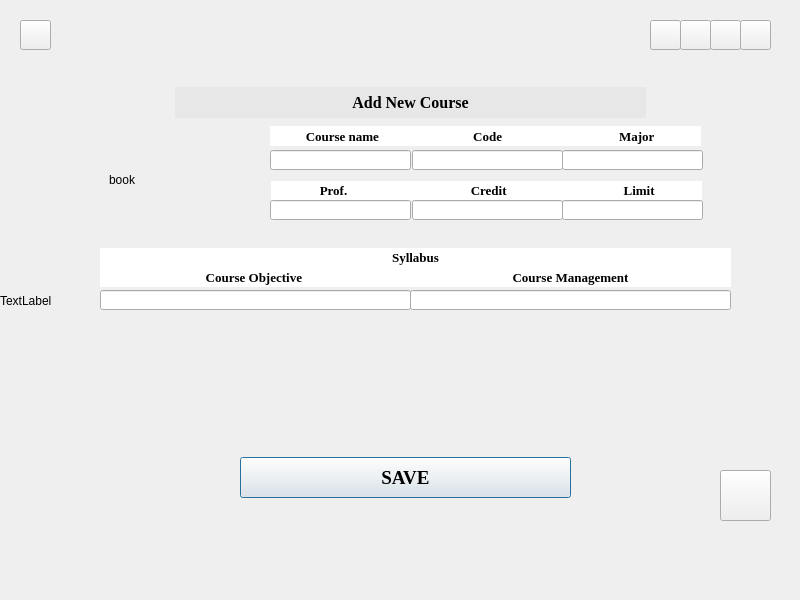
<?xml version="1.0" encoding="UTF-8"?>
<ui version="4.0">
 <class>course3</class>
 <widget class="QDialog" name="course3">
  <property name="geometry">
   <rect>
    <x>0</x>
    <y>0</y>
    <width>800</width>
    <height>600</height>
   </rect>
  </property>
  <property name="windowTitle">
   <string>Dialog</string>
  </property>
  <widget class="QLabel" name="course3_title">
   <property name="geometry">
    <rect>
     <x>175</x>
     <y>87</y>
     <width>471</width>
     <height>31</height>
    </rect>
   </property>
   <property name="font">
    <font>
     <family>Times New Roman</family>
     <pointsize>15</pointsize>
     <weight>75</weight>
     <bold>true</bold>
     <strikeout>false</strikeout>
    </font>
   </property>
   <property name="cursor">
    <cursorShape>ArrowCursor</cursorShape>
   </property>
   <property name="styleSheet">
    <string notr="true">background-color:rgb(231, 231, 231)</string>
   </property>
   <property name="text">
    <string>&lt;html&gt;&lt;head/&gt;&lt;body&gt;&lt;p align=&quot;center&quot;&gt;&lt;span style=&quot; font-size:12pt;&quot;&gt;Add New Course&lt;/span&gt;&lt;/p&gt;&lt;/body&gt;&lt;/html&gt;</string>
   </property>
  </widget>
  <widget class="QPushButton" name="pushButton">
   <property name="geometry">
    <rect>
     <x>240</x>
     <y>457</y>
     <width>331</width>
     <height>41</height>
    </rect>
   </property>
   <property name="font">
    <font>
     <family>Times New Roman</family>
     <pointsize>14</pointsize>
     <weight>75</weight>
     <bold>true</bold>
    </font>
   </property>
   <property name="text">
    <string>SAVE</string>
   </property>
  </widget>
  <widget class="QLabel" name="book">
   <property name="geometry">
    <rect>
     <x>109</x>
     <y>120</y>
     <width>120</width>
     <height>120</height>
    </rect>
   </property>
   <property name="text">
    <string>book</string>
   </property>
  </widget>
  <widget class="QLabel" name="label">
   <property name="geometry">
    <rect>
     <x>270</x>
     <y>126</y>
     <width>431</width>
     <height>20</height>
    </rect>
   </property>
   <property name="font">
    <font>
     <family>Times New Roman</family>
     <pointsize>10</pointsize>
     <weight>75</weight>
     <bold>true</bold>
    </font>
   </property>
   <property name="styleSheet">
    <string notr="true">background-color: rgb(255, 255, 255);</string>
   </property>
   <property name="text">
    <string>           Course name                             Code                                    Major          </string>
   </property>
  </widget>
  <widget class="QLabel" name="label_2">
   <property name="geometry">
    <rect>
     <x>271</x>
     <y>181</y>
     <width>431</width>
     <height>19</height>
    </rect>
   </property>
   <property name="font">
    <font>
     <family>Times New Roman</family>
     <pointsize>10</pointsize>
     <weight>75</weight>
     <bold>true</bold>
    </font>
   </property>
   <property name="styleSheet">
    <string notr="true">background-color: rgb(255, 255, 255);</string>
   </property>
   <property name="text">
    <string>               Prof.                                      Credit                                    Limit</string>
   </property>
  </widget>
  <widget class="QLabel" name="label_3">
   <property name="geometry">
    <rect>
     <x>100</x>
     <y>248</y>
     <width>631</width>
     <height>19</height>
    </rect>
   </property>
   <property name="font">
    <font>
     <family>Times New Roman</family>
     <pointsize>10</pointsize>
     <weight>75</weight>
     <bold>true</bold>
    </font>
   </property>
   <property name="styleSheet">
    <string notr="true">background-color: rgb(255, 255, 255);</string>
   </property>
   <property name="text">
    <string>Syllabus</string>
   </property>
   <property name="alignment">
    <set>Qt::AlignCenter</set>
   </property>
  </widget>
  <widget class="QLabel" name="label_4">
   <property name="geometry">
    <rect>
     <x>100</x>
     <y>267</y>
     <width>311</width>
     <height>20</height>
    </rect>
   </property>
   <property name="font">
    <font>
     <family>Times New Roman</family>
     <pointsize>10</pointsize>
     <weight>75</weight>
     <bold>true</bold>
    </font>
   </property>
   <property name="styleSheet">
    <string notr="true">background-color: rgb(255, 255, 255);</string>
   </property>
   <property name="text">
    <string>Course Objective </string>
   </property>
   <property name="alignment">
    <set>Qt::AlignCenter</set>
   </property>
  </widget>
  <widget class="QLabel" name="label_5">
   <property name="geometry">
    <rect>
     <x>410</x>
     <y>267</y>
     <width>321</width>
     <height>20</height>
    </rect>
   </property>
   <property name="font">
    <font>
     <family>Times New Roman</family>
     <pointsize>10</pointsize>
     <weight>75</weight>
     <bold>true</bold>
    </font>
   </property>
   <property name="styleSheet">
    <string notr="true">background-color: rgb(255, 255, 255);</string>
   </property>
   <property name="text">
    <string>Course Management</string>
   </property>
   <property name="alignment">
    <set>Qt::AlignCenter</set>
   </property>
  </widget>
  <widget class="QPushButton" name="course">
   <property name="geometry">
    <rect>
     <x>650</x>
     <y>20</y>
     <width>31</width>
     <height>30</height>
    </rect>
   </property>
   <property name="text">
    <string/>
   </property>
  </widget>
  <widget class="QPushButton" name="stu">
   <property name="geometry">
    <rect>
     <x>710</x>
     <y>20</y>
     <width>31</width>
     <height>30</height>
    </rect>
   </property>
   <property name="text">
    <string/>
   </property>
  </widget>
  <widget class="QPushButton" name="back_pushbutton">
   <property name="geometry">
    <rect>
     <x>720</x>
     <y>470</y>
     <width>51</width>
     <height>51</height>
    </rect>
   </property>
   <property name="text">
    <string/>
   </property>
  </widget>
  <widget class="QPushButton" name="home">
   <property name="geometry">
    <rect>
     <x>20</x>
     <y>20</y>
     <width>31</width>
     <height>30</height>
    </rect>
   </property>
   <property name="text">
    <string/>
   </property>
  </widget>
  <widget class="QPushButton" name="student_plus">
   <property name="geometry">
    <rect>
     <x>740</x>
     <y>20</y>
     <width>31</width>
     <height>30</height>
    </rect>
   </property>
   <property name="text">
    <string/>
   </property>
  </widget>
  <widget class="QPushButton" name="course_plus">
   <property name="geometry">
    <rect>
     <x>680</x>
     <y>20</y>
     <width>31</width>
     <height>30</height>
    </rect>
   </property>
   <property name="text">
    <string/>
   </property>
  </widget>
  <widget class="QLabel" name="back_label">
   <property name="geometry">
    <rect>
     <x>0</x>
     <y>0</y>
     <width>801</width>
     <height>601</height>
    </rect>
   </property>
   <property name="text">
    <string>TextLabel</string>
   </property>
  </widget>
  <widget class="QLineEdit" name="lineEdit">
   <property name="geometry">
    <rect>
     <x>270</x>
     <y>150</y>
     <width>141</width>
     <height>20</height>
    </rect>
   </property>
  </widget>
  <widget class="QLineEdit" name="lineEdit_2">
   <property name="geometry">
    <rect>
     <x>412</x>
     <y>150</y>
     <width>151</width>
     <height>20</height>
    </rect>
   </property>
  </widget>
  <widget class="QLineEdit" name="lineEdit_3">
   <property name="geometry">
    <rect>
     <x>270</x>
     <y>200</y>
     <width>141</width>
     <height>20</height>
    </rect>
   </property>
  </widget>
  <widget class="QLineEdit" name="lineEdit_4">
   <property name="geometry">
    <rect>
     <x>412</x>
     <y>200</y>
     <width>151</width>
     <height>20</height>
    </rect>
   </property>
  </widget>
  <widget class="QLineEdit" name="lineEdit_5">
   <property name="geometry">
    <rect>
     <x>562</x>
     <y>150</y>
     <width>141</width>
     <height>20</height>
    </rect>
   </property>
  </widget>
  <widget class="QLineEdit" name="lineEdit_6">
   <property name="geometry">
    <rect>
     <x>562</x>
     <y>200</y>
     <width>141</width>
     <height>20</height>
    </rect>
   </property>
  </widget>
  <widget class="QLineEdit" name="lineEdit_7">
   <property name="geometry">
    <rect>
     <x>100</x>
     <y>290</y>
     <width>311</width>
     <height>20</height>
    </rect>
   </property>
  </widget>
  <widget class="QLineEdit" name="lineEdit_8">
   <property name="geometry">
    <rect>
     <x>410</x>
     <y>290</y>
     <width>321</width>
     <height>20</height>
    </rect>
   </property>
  </widget>
  <zorder>back_label</zorder>
  <zorder>course3_title</zorder>
  <zorder>pushButton</zorder>
  <zorder>book</zorder>
  <zorder>label</zorder>
  <zorder>label_2</zorder>
  <zorder>label_3</zorder>
  <zorder>label_4</zorder>
  <zorder>label_5</zorder>
  <zorder>course</zorder>
  <zorder>stu</zorder>
  <zorder>back_pushbutton</zorder>
  <zorder>home</zorder>
  <zorder>student_plus</zorder>
  <zorder>course_plus</zorder>
  <zorder>lineEdit</zorder>
  <zorder>lineEdit_2</zorder>
  <zorder>lineEdit_3</zorder>
  <zorder>lineEdit_4</zorder>
  <zorder>lineEdit_5</zorder>
  <zorder>lineEdit_6</zorder>
  <zorder>lineEdit_7</zorder>
  <zorder>lineEdit_8</zorder>
 </widget>
 <resources/>
 <connections/>
</ui>
